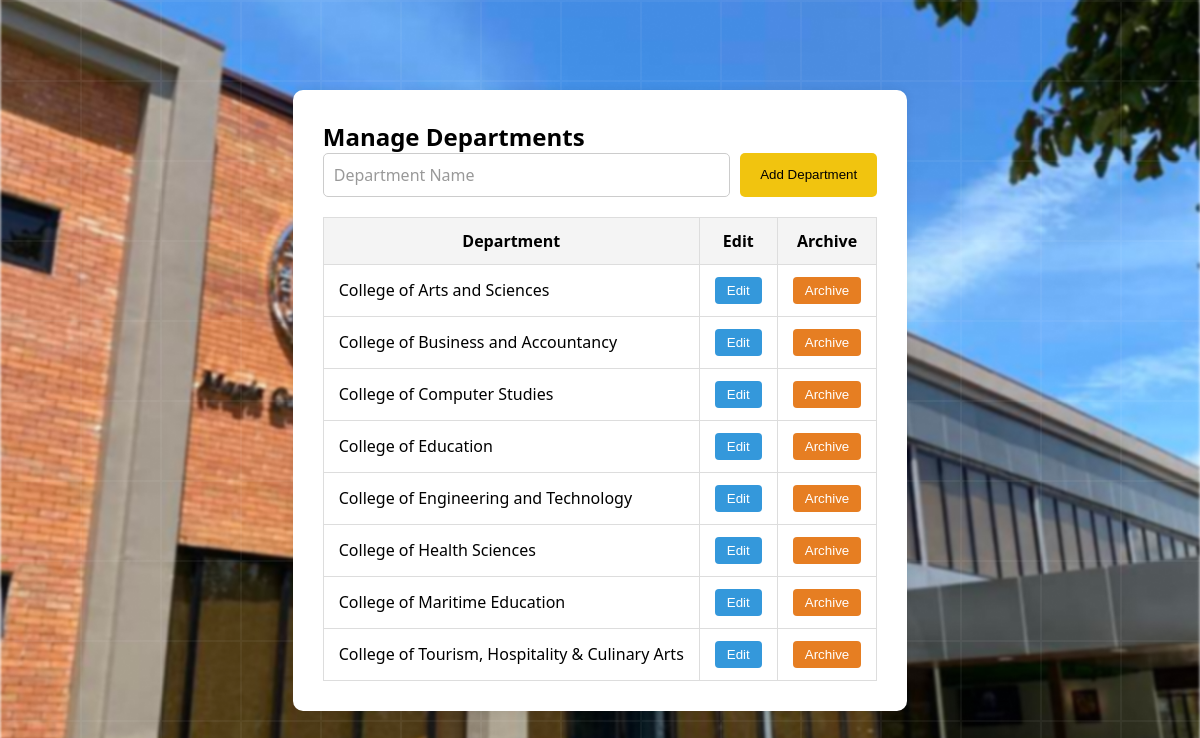
The app's page /admin/departments.php with its own data.
### tables this page shows
CREATE TABLE `departments` (
  `id` int(11) NOT NULL,
  `name` varchar(255) NOT NULL
);

### admin/departments.php (the view, shortened to what this page needs)
<?php
require_once('../includes/db.php');
$departments = $conn->query("SELECT * FROM departments ORDER BY name ASC");
?>
<link rel="stylesheet" href="../assets/css/register.css">
<div class="styled-container">
    <h2>Manage Departments</h2>
    <form method="POST">
        <div class="form-group">
            <input type="text" name="department_name" placeholder="Department Name" required>
            <button type="submit" name="add_department">Add Department</button>
        </div>
    </form>
    <div class="user-table">
        <table>
            <thead>
                <tr>
                    <th>Department</th>
                    <th>Edit</th>
                    <th>Archive</th>
                </tr>
            </thead>
            <tbody>
                <?php while ($row = $departments->fetch_assoc()): ?>
                    <tr>
                        <td><?= htmlspecialchars($row['name']) ?></td>
                        <td>
                            <button class="edit-btn" onclick="openEditModal('<?= $row['id'] ?>', '<?= addslashes($row['name']) ?>')">Edit</button>
                        </td>
                        <td>
                            <form method="POST" action="archive.php" style="display:inline;">
                                <button type="submit" class="archive-btn">Archive</button>
                            </form>
                        </td>
                    </tr>
                <?php endwhile; ?>
            </tbody>
        </table>
    </div>
</div>

### assets/css/register.css (style rules this page uses)
* { margin: 0; padding: 0; box-sizing: border-box; }
form { display: flex; flex-direction: column; gap: 1.5rem; }
input, select { padding: 1rem 1.2rem; border: 2px solid rgba(0, 0, 0, 0.1); border-radius: 15px; font-size: 1rem; font-family: inherit; transition: all 0.3s ease; background: rgba(255, 255, 255, 0.8); position: relative; }
input::placeholder { color: #999; font-weight: 400; }
input:invalid:not(:placeholder-shown) { border-color: rgba(231, 76, 60, 0.3); }

### admin/departments.php (style rules this page uses)
.styled-container { background: #fff; padding: 30px; border-radius: 10px; margin: 30px auto; max-width: 800px; box-shadow: 0 0 10px rgba(0, 0, 0, 0.08); }
.form-group { display: flex; gap: 10px; margin-bottom: 20px; }
.form-group input { flex: 1; padding: 10px; border: 1px solid #ccc; border-radius: 5px; }
.form-group button { padding: 10px 20px; background: #f1c40f; border: none; border-radius: 5px; cursor: pointer; }
.user-table table { width: 100%; border-collapse: collapse; }
.user-table th, .user-table td { padding: 12px 15px; border: 1px solid #ddd; }
.user-table th { background-color: #f4f4f4; font-weight: bold; }
.edit-btn, .archive-btn { padding: 6px 12px; border: none; border-radius: 4px; color: #fff; cursor: pointer; }
.edit-btn { background-color: #3498db; }
.archive-btn { background-color: #e67e22; }

### records on screen
departments: name "College of Arts and Sciences"
departments: name "College of Business and Accountancy"
departments: name "College of Computer Studies"
departments: name "College of Education"
departments: name "College of Engineering and Technology"
departments: name "College of Health Sciences"
departments: name "College of Maritime Education"
departments: name "College of Tourism, Hospitality & Culinary Arts"
